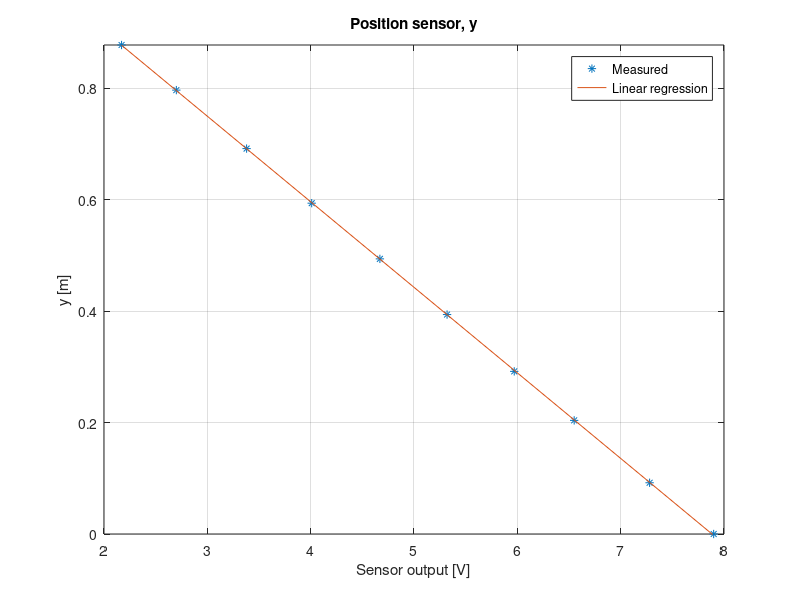

Write the MATLAB code that produced this figure.
% GRAB DATA FROM CRANE
y = [31.8 41.0 52.2 61.0 71.2 81.2 91.2 101.0 111.5 119.6];

y = (y - y(1)) / 100;

u = [7.90 7.28 6.55 5.97 5.32 4.67 4.01 3.380 2.700 2.170];


[p, s] = polyfit(u, y, 1);
%y = -0.1534*u + 1.1331

y_est = polyval(p, u);

%y = p(1) * Vy + p(2);

r2 = 1 - s.normr^2 / norm(y_est-mean(y_est))^2

% PLOT
plot(u, y, '*', u, y_est);
title('Position sensor, y');
xlabel('Sensor output [V]');
ylabel('y [m]');
xlim([2 8]);
ylim([y(1) y(end)]);
legend('Measured', 'Linear regression', 'location', 'northeast');
grid on;